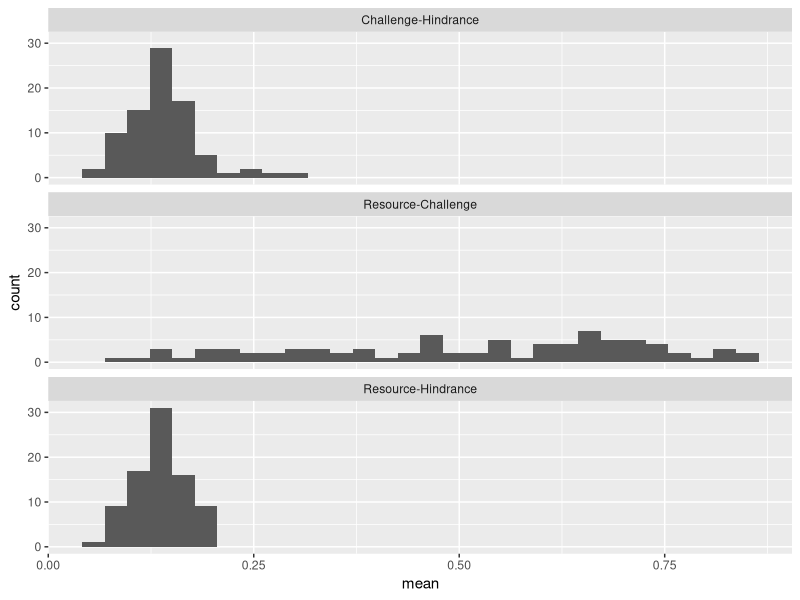
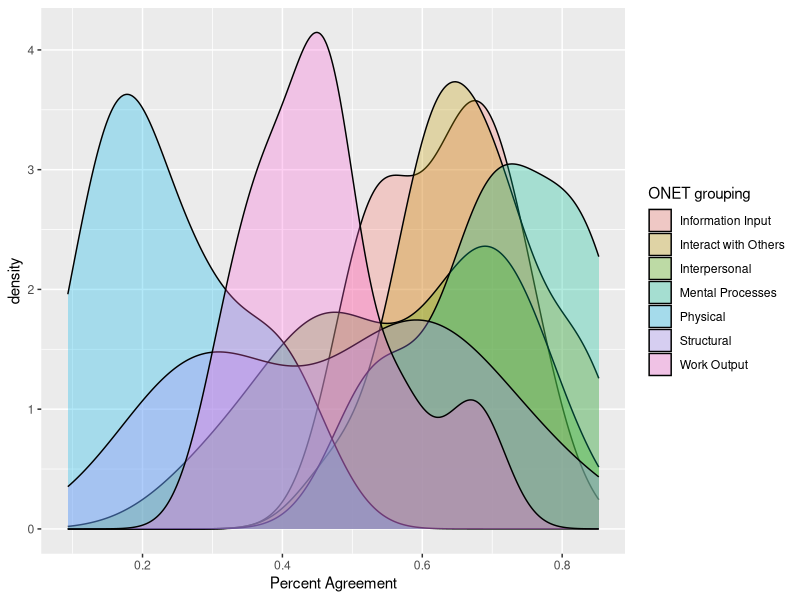

The R source for these figures, in order: (Note: this script raises an error after producing the figures.)
## need to run "Submission_ResourceCount.Rmd" chunks to load objects in environment prior to running the below (9/23/22)

rc <- read.csv("resource_challenge.csv")
rh <- read.csv("resource_hind.csv")
ch <- read.csv("hind_challenge.csv")

rc$type <- "Resource-Challenge"
rh$type <- "Resource-Hindrance"
ch$type <- "Challenge-Hindrance"

forgraph <- rbind(rc,rh,ch)

library(ggplot2)

#ggplot(forgraph, aes(x = mean, fill = type)) +
#  geom_density(alpha = .3) +
#  xlab("Percent Agreement") + labs(fill = "Att/Engage\nInteraction") 

p <- ggplot(forgraph, aes(x = mean)) + geom_histogram()
p + facet_wrap(~type, nrow=3)

## lotsa variance in resource-challenge agreement. Next look for either content (O*Net category) or contextual (job) moderator

rc$scale <- c(rep("Structural",10), rep("Physical", 20), rep("Interpersonal",13), rep("Information Input", 5), rep("Mental Processes", 10), rep("Work Output", 9), rep("Interact with Others", 17)) 

# ggplot(rc, aes(x=mean)) + geom_histogram() + facet_wrap(~scale, nrow=7)

ggplot(rc, aes(x = mean, fill = scale)) +
  geom_density(alpha = .3) +
  xlab("Percent Agreement") + labs(fill = "ONET grouping") 


## Repeated measures ANOVA for resource_challenge

anova <- data[,c(495:578)]

anova$Structural <- rowSums(anova[1:10], na.rm=TRUE)
anova$Physical <- rowSums(anova[11:30], na.rm=TRUE)
anova$Interpersonal <- rowSums(anova[31:43], na.rm=TRUE)
anova$Information <- rowSums(anova[44:48], na.rm=TRUE)
anova$Mental <- rowSums(anova[49:58], na.rm=TRUE)
anova$Output <- rowSums(anova[59:67], na.rm=TRUE)
anova$Interact <- rowSums(anova[68:84], na.rm=TRUE)

library(tidyr)

anova <- cbind(person = 1:nrow(anova), anova)  ## creating person identifier for ANOVA

analysis <- gather(anova, scale, value, Structural:Interact)

repmeas <- aov(value ~ factor(scale) + Error(factor(person)), data=analysis)
summary(repmeas)
